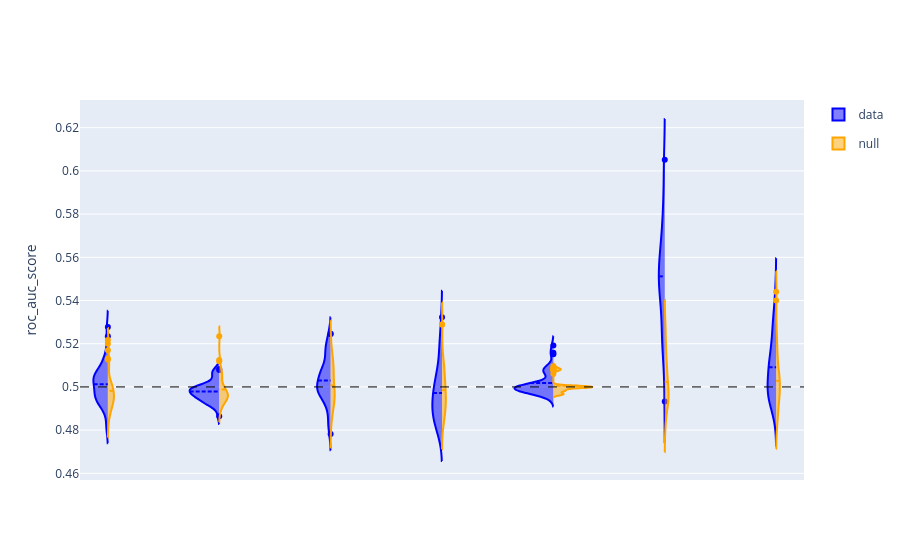

The code cell stored with this chart in its notebook:
### Markdown cell above
## Child Measures - Cognitive Testing

### Code cell
df1 = df_classify[(df_classify['target']=='DX_01_Cat_new_binarize') & 
                  (df_classify['assessment']=='Child Measures') & 
                  (df_classify['domains']=='Cognitive_Testing')]


visualize.predictive_modeling(df=df1)

### Figure 1 — Plotly figure (JSON) as saved in the notebook; plotly's stock layout.template omitted (floating-point values rounded to 4 significant figures; data arrays with more than 128 entries replaced by an {"elided": "..."} marker saying what was removed)
{"data": [{"box": {"visible": false}, "legendgroup": "data", "line": {"color": "blue"}, "meanline": {"visible": true}, "name": "data", "scalegroup": "data", "side": "negative", "type": "violin", "x": {"elided": "350 str values"}, "y": {"elided": "350 float values"}}, {"box": {"visible": false}, "legendgroup": "null", "line": {"color": "orange"}, "meanline": {"visible": true}, "name": "null", "scalegroup": "null", "side": "positive", "type": "violin", "x": {"elided": "350 str values"}, "y": {"elided": "350 float values"}}], "layout": {"shapes": [{"line": {"color": "black", "dash": "dash", "width": 1}, "type": "line", "x0": 0, "x1": 1, "xref": "x domain", "y0": 0.5, "y1": 0.5, "yref": "y"}], "violingap": 0, "violinmode": "overlay", "xaxis": {"showticklabels": false}, "yaxis": {"title": {"text": "roc_auc_score"}}}}
